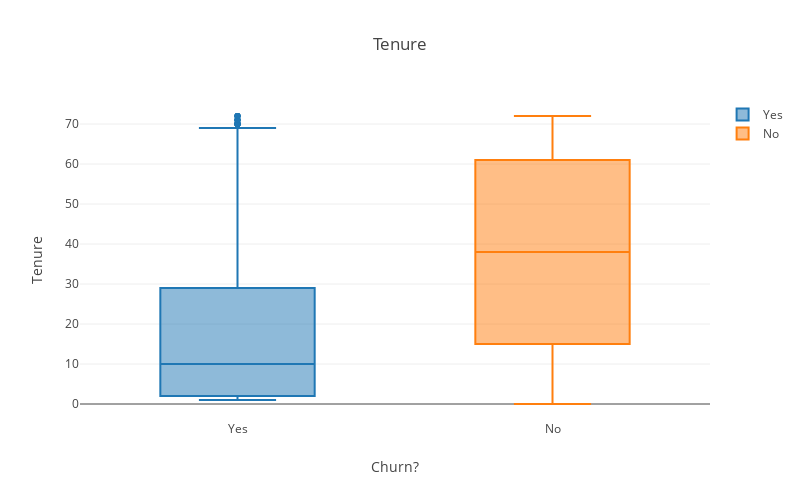

Notebook code for this chart:
### Code cell
figs = []

for churn in churns:
    figs.append(
        go.Box(
            y = df.loc[(df['Churn']==churn),'tenure'],
            name = churn
        )
    )
layout = go.Layout(
    title = "Tenure",
    xaxis = {"title" : "Churn?"},
    yaxis = {"title" : "Tenure"},
    width=800,
    height=500
)

fig = go.Figure(data=figs, layout=layout)
py.offline.iplot(fig)

### Figure 1 — Plotly figure (JSON) as saved in the notebook; plotly's stock layout.template omitted (floating-point values rounded to 4 significant figures; data arrays with more than 128 entries replaced by an {"elided": "..."} marker saying what was removed)
{"data": [{"name": "Yes", "y": {"elided": "1869 int values"}, "type": "box", "uid": "e8e67ab0-a03c-11ef-afab-0242ac130202"}, {"name": "No", "y": {"elided": "5174 int values"}, "type": "box", "uid": "e8e67d3a-a03c-11ef-afab-0242ac130202"}], "layout": {"height": 500, "title": {"text": "Tenure"}, "width": 800, "xaxis": {"title": {"text": "Churn?"}, "type": "category", "range": [-0.5, 1.5], "autorange": true}, "yaxis": {"title": {"text": "Tenure"}, "type": "linear", "range": [-4, 76], "autorange": true}}}
